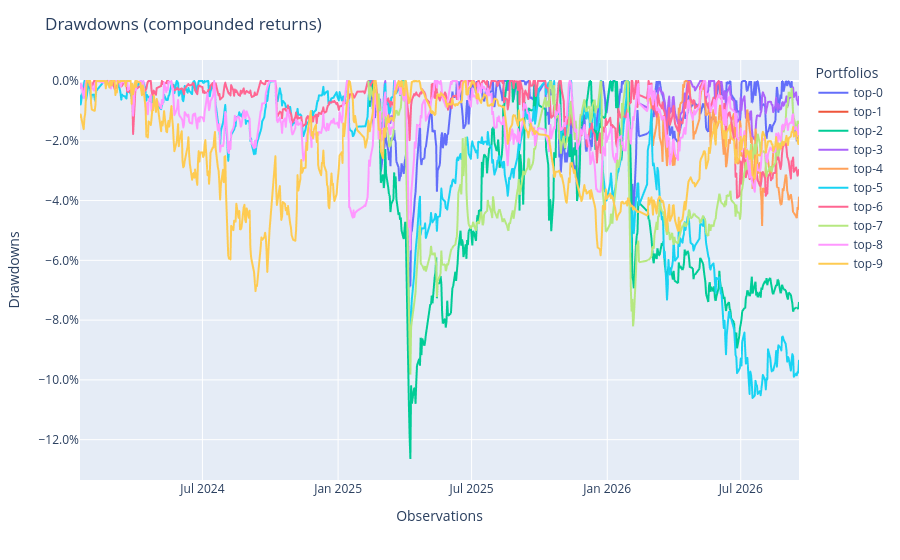

Source (notebook cell):
### Code cell
topk_pops.plot_drawdowns()

### Figure 1 — Plotly figure (JSON) as saved in the notebook; plotly's stock layout.template omitted (floating-point values rounded to 4 significant figures; data arrays with more than 128 entries replaced by an {"elided": "..."} marker saying what was removed)
{"data": [{"hovertemplate": "variable=top-0<br>index=%{x}<br>value=%{y}<extra></extra>", "legendgroup": "top-0", "line": {"color": "#636efa", "dash": "solid"}, "marker": {"symbol": "circle"}, "mode": "lines", "name": "top-0", "showlegend": true, "type": "scattergl", "x": {"elided": "648 str values"}, "xaxis": "x", "y": {"elided": "648 float values"}, "yaxis": "y"}, {"hovertemplate": "variable=top-1<br>index=%{x}<br>value=%{y}<extra></extra>", "legendgroup": "top-1", "line": {"color": "#EF553B", "dash": "solid"}, "marker": {"symbol": "circle"}, "mode": "lines", "name": "top-1", "showlegend": true, "type": "scattergl", "x": {"elided": "648 str values"}, "xaxis": "x", "y": {"elided": "648 float values"}, "yaxis": "y"}, {"hovertemplate": "variable=top-2<br>index=%{x}<br>value=%{y}<extra></extra>", "legendgroup": "top-2", "line": {"color": "#00cc96", "dash": "solid"}, "marker": {"symbol": "circle"}, "mode": "lines", "name": "top-2", "showlegend": true, "type": "scattergl", "x": {"elided": "648 str values"}, "xaxis": "x", "y": {"elided": "648 float values"}, "yaxis": "y"}, {"hovertemplate": "variable=top-3<br>index=%{x}<br>value=%{y}<extra></extra>", "legendgroup": "top-3", "line": {"color": "#ab63fa", "dash": "solid"}, "marker": {"symbol": "circle"}, "mode": "lines", "name": "top-3", "showlegend": true, "type": "scattergl", "x": {"elided": "648 str values"}, "xaxis": "x", "y": {"elided": "648 float values"}, "yaxis": "y"}, {"hovertemplate": "variable=top-4<br>index=%{x}<br>value=%{y}<extra></extra>", "legendgroup": "top-4", "line": {"color": "#FFA15A", "dash": "solid"}, "marker": {"symbol": "circle"}, "mode": "lines", "name": "top-4", "showlegend": true, "type": "scattergl", "x": {"elided": "648 str values"}, "xaxis": "x", "y": {"elided": "648 float values"}, "yaxis": "y"}, {"hovertemplate": "variable=top-5<br>index=%{x}<br>value=%{y}<extra></extra>", "legendgroup": "top-5", "line": {"color": "#19d3f3", "dash": "solid"}, "marker": {"symbol": "circle"}, "mode": "lines", "name": "top-5", "showlegend": true, "type": "scattergl", "x": {"elided": "648 str values"}, "xaxis": "x", "y": {"elided": "648 float values"}, "yaxis": "y"}, {"hovertemplate": "variable=top-6<br>index=%{x}<br>value=%{y}<extra></extra>", "legendgroup": "top-6", "line": {"color": "#FF6692", "dash": "solid"}, "marker": {"symbol": "circle"}, "mode": "lines", "name": "top-6", "showlegend": true, "type": "scattergl", "x": {"elided": "648 str values"}, "xaxis": "x", "y": {"elided": "648 float values"}, "yaxis": "y"}, {"hovertemplate": "variable=top-7<br>index=%{x}<br>value=%{y}<extra></extra>", "legendgroup": "top-7", "line": {"color": "#B6E880", "dash": "solid"}, "marker": {"symbol": "circle"}, "mode": "lines", "name": "top-7", "showlegend": true, "type": "scattergl", "x": {"elided": "648 str values"}, "xaxis": "x", "y": {"elided": "648 float values"}, "yaxis": "y"}, {"hovertemplate": "variable=top-8<br>index=%{x}<br>value=%{y}<extra></extra>", "legendgroup": "top-8", "line": {"color": "#FF97FF", "dash": "solid"}, "marker": {"symbol": "circle"}, "mode": "lines", "name": "top-8", "showlegend": true, "type": "scattergl", "x": {"elided": "648 str values"}, "xaxis": "x", "y": {"elided": "648 float values"}, "yaxis": "y"}, {"hovertemplate": "variable=top-9<br>index=%{x}<br>value=%{y}<extra></extra>", "legendgroup": "top-9", "line": {"color": "#FECB52", "dash": "solid"}, "marker": {"symbol": "circle"}, "mode": "lines", "name": "top-9", "showlegend": true, "type": "scattergl", "x": {"elided": "648 str values"}, "xaxis": "x", "y": {"elided": "648 float values"}, "yaxis": "y"}], "layout": {"legend": {"title": {"text": "Portfolios"}, "tracegroupgap": 0}, "margin": {"t": 60}, "title": {"text": "Drawdowns (compounded returns)"}, "xaxis": {"anchor": "y", "domain": [0, 1], "title": {"text": "Observations"}}, "yaxis": {"anchor": "x", "domain": [0, 1], "tickformat": ".1%", "title": {"text": "Drawdowns"}}}}
